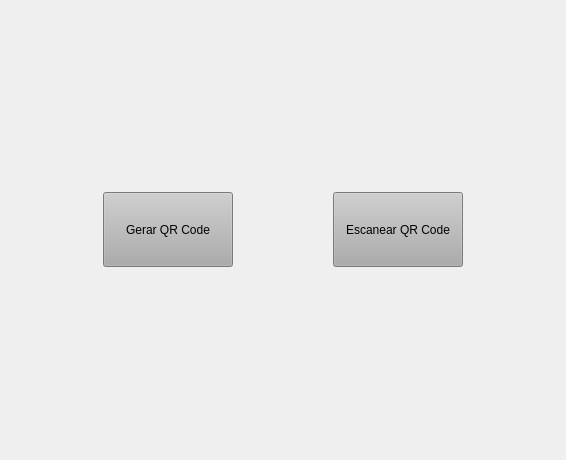
<?xml version="1.0" encoding="UTF-8"?>
<ui version="4.0">
 <class>MainWindow</class>
 <widget class="QMainWindow" name="MainWindow">
  <property name="geometry">
   <rect>
    <x>0</x>
    <y>0</y>
    <width>566</width>
    <height>460</height>
   </rect>
  </property>
  <property name="windowTitle">
   <string>MainWindow</string>
  </property>
  <widget class="QWidget" name="centralwidget">
   <layout class="QVBoxLayout" name="verticalLayout">
    <item>
     <layout class="QHBoxLayout" name="horizontalLayout">
      <item>
       <widget class="QPushButton" name="generate_button">
        <property name="minimumSize">
         <size>
          <width>50</width>
          <height>50</height>
         </size>
        </property>
        <property name="maximumSize">
         <size>
          <width>130</width>
          <height>75</height>
         </size>
        </property>
        <property name="styleSheet">
         <string notr="true">background-color: rgb(172, 172, 172);</string>
        </property>
        <property name="text">
         <string>Gerar QR Code</string>
        </property>
       </widget>
      </item>
      <item>
       <widget class="QPushButton" name="scan_button">
        <property name="minimumSize">
         <size>
          <width>50</width>
          <height>50</height>
         </size>
        </property>
        <property name="maximumSize">
         <size>
          <width>130</width>
          <height>75</height>
         </size>
        </property>
        <property name="styleSheet">
         <string notr="true">background-color: rgb(172, 172, 172);</string>
        </property>
        <property name="text">
         <string>Escanear QR Code</string>
        </property>
       </widget>
      </item>
     </layout>
    </item>
   </layout>
  </widget>
 </widget>
 <resources/>
 <connections/>
</ui>
